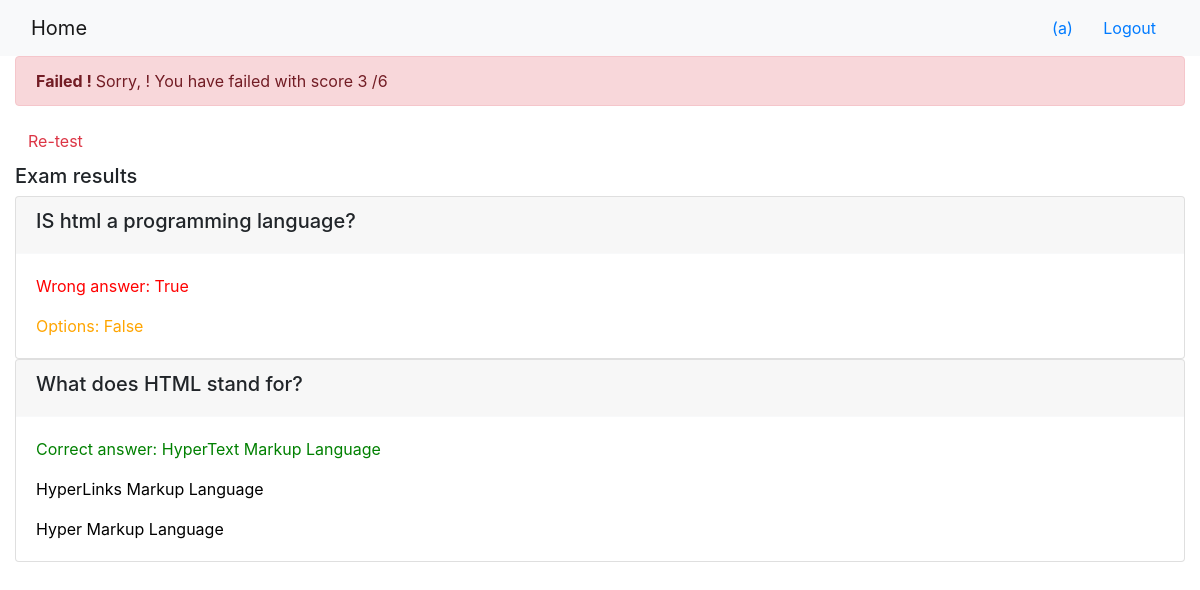
/onlinecourse/course/6/submission/6/result/ (signed in), run on the app's committed database.
### onlinecourse/models.py (models this page shows)
class Question(models.Model):
    question_text = models.CharField(max_length=200)
    lesson = models.ForeignKey(Course, on_delete=models.CASCADE)
    grade = models.IntegerField(default=0)
    def is_get_score(self, selected_ids):
        all_answers = self.choice_set.filter(is_correct=True).count()
        selected_correct = self.choice_set.filter(
            is_correct=True, id__in=selected_ids).count()
        if all_answers == selected_correct:
            return True
        else:
            return False
    def __str__(self) -> str:
        return self.question_text

class Choice(models.Model):
    choice_text = models.CharField(max_length=200)
    question = models.ForeignKey(Question, on_delete=models.CASCADE)
    is_correct = models.BooleanField(default=False)
    def __str__(self) -> str:
        return self.choice_text

### onlinecourse/views.py (the view)
# urls.py: path('course/<int:course_id>/submission/<int:submission_id>/result/', views.show_exam_result, name='show_exam_result'),
def show_exam_result(request, course_id, submission_id):
    course = get_object_or_404(Course, pk=course_id)
    submission = get_object_or_404(Submission, pk=submission_id)
    choices = submission.choices.all()
    total_mark, mark = 0, 0
    for question in course.question_set.all():
        total_mark += question.grade
        if question.is_get_score(choices):
            mark += question.grade
    return render(
        request,
        'onlinecourse/exam_result_bootstrap.html',
        {"course": course, "choices": choices, "mark": mark,
            "total_mark": total_mark,
            "submission": submission,
            "grade": int((mark / total_mark) * 100)}
    )

### onlinecourse/templates/onlinecourse/exam_result_bootstrap.html (shortened to what this page needs)
<!DOCTYPE html>
<html lang="en">
<head>
    {% load static %}
    <link rel="stylesheet" href="https://maxcdn.bootstrapcdn.com/bootstrap/4.5.2/css/bootstrap.min.css">
</head>
<body>
    <nav class="navbar navbar-light bg-light">
        <div class="container-fluid">
            <div class="navbar-header">
                  <a class="navbar-brand" href="{% url 'onlinecourse:index' %}">Home</a>
            </div>
            <ul class="nav navbar-nav navbar-right">
                {% if user.is_authenticated %}
                <li>
                    <a class="btn btn-link" href="#">{{ user.first_name }}({{ user.username }})</a>
                    <a class="btn btn-link" href="{% url 'onlinecourse:logout' %}">Logout</a>
                </li>
                {% endif %}
            </ul>
        </div>
    </nav>
    <div class="container-fluid">
        {% if grade > 80 %}
        <div class="alert alert-success">
           <b> Congratulations, {{user.name}} ! </b> You have passed the exam and completed
                the course with score {{mark}} /{{total_mark}}
        </div>
            {% else %}
            <div class="alert alert-danger">
                <b> Failed ! </b>Sorry, {{user.name}} ! You have failed with score  {{mark}} /{{total_mark}}
            </div>
            <a class="btn btn-link text-danger" href="{% url 'onlinecourse:course_details' course.id %}">Re-test</a>
            {% endif %}
            <div class="card-columns-vertical mt-1">
            <h5 class="">Exam results</h5>
                {% for question in course.question_set.all %}
                    <div class="card">
                        <div class="card-header border-light">
                            <h5>{{question}}</h5>
                        </div>
                        <div class="card-body">
                            {% for choice in question.choice_set.all %}
                               {% if choice.is_correct and choice in choices %}
                                <p class="card-text" style="color:green">Correct answer: {{choice}}</p>
                                {% elif choice.is_correct and choice not in choices %}
                                <p class="card-text" style="color:orange">Options: {{choice}}</p>
                                {% elif choice.is_correct == False and choice in choices %}
                                <p class="card-text" style="color:red">Wrong answer: {{choice}}</p>
                                {% else %}
                                <p class="card-text" style="color:black">{{choice}}</p>
                                {% endif %}
                            {% endfor %}
                        </div>
                    </div>
                {% endfor %}
            </div>
        </div>
</body>
</html>

### data on the page
Question: question_text "IS html a programming language?"
Choice: choice_text "True"
Choice: choice_text "False"
Question: question_text "What does HTML stand for?"
Choice: choice_text "HyperText Markup Language"
Choice: choice_text "HyperLinks Markup Language"
Choice: choice_text "Hyper Markup Language"

### other printed values
{{ user.username }} "a"
{{ mark }} "3"
{{ total_mark }} "6"
